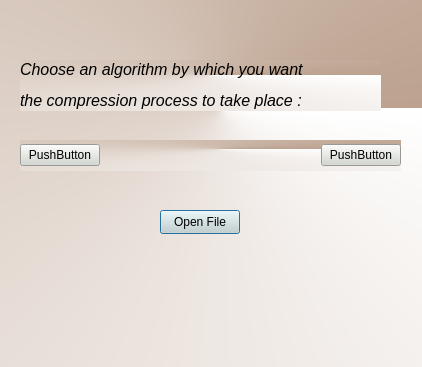
<?xml version="1.0" encoding="UTF-8"?>
<ui version="4.0">
 <class>Dialog</class>
 <widget class="QDialog" name="Dialog">
  <property name="geometry">
   <rect>
    <x>0</x>
    <y>0</y>
    <width>422</width>
    <height>367</height>
   </rect>
  </property>
  <property name="windowTitle">
   <string>Dialog</string>
  </property>
  <property name="styleSheet">
   <string notr="true">background-color: qlineargradient(spread:pad, x1:1, y1:0.380682, x2:1, y2:1, stop:0 rgba(173, 127, 168, 255), stop:1 rgba(255, 255, 255, 255));
background-color: qconicalgradient(cx:0.526105, cy:0.295, angle:0, stop:0 rgba(188, 162, 143, 255), stop:1 rgba(255, 255, 255, 255));</string>
  </property>
  <widget class="QPushButton" name="pushButton">
   <property name="geometry">
    <rect>
     <x>160</x>
     <y>210</y>
     <width>80</width>
     <height>24</height>
    </rect>
   </property>
   <property name="styleSheet">
    <string notr="true">background-color: rgb(211, 215, 207);</string>
   </property>
   <property name="text">
    <string>Open File</string>
   </property>
  </widget>
  <widget class="QLabel" name="label">
   <property name="geometry">
    <rect>
     <x>20</x>
     <y>60</y>
     <width>361</width>
     <height>51</height>
    </rect>
   </property>
   <property name="text">
    <string>&lt;html&gt;&lt;head/&gt;&lt;body&gt;&lt;p&gt;&lt;span style=&quot; font-size:12pt; font-style:italic;&quot;&gt;Choose an algorithm by which you want &lt;/span&gt;&lt;/p&gt;&lt;p&gt;&lt;span style=&quot; font-size:12pt; font-style:italic;&quot;&gt;the compression process to take place : &lt;/span&gt;&lt;/p&gt;&lt;/body&gt;&lt;/html&gt;</string>
   </property>
  </widget>
  <widget class="QWidget" name="">
   <property name="geometry">
    <rect>
     <x>20</x>
     <y>140</y>
     <width>381</width>
     <height>31</height>
    </rect>
   </property>
   <layout class="QHBoxLayout" name="horizontalLayout">
    <item>
     <widget class="QPushButton" name="pushButton_2">
      <property name="styleSheet">
       <string notr="true">background-color: rgb(211, 215, 207);</string>
      </property>
      <property name="text">
       <string>PushButton</string>
      </property>
     </widget>
    </item>
    <item>
     <spacer name="horizontalSpacer">
      <property name="orientation">
       <enum>Qt::Horizontal</enum>
      </property>
      <property name="sizeHint" stdset="0">
       <size>
        <width>40</width>
        <height>20</height>
       </size>
      </property>
     </spacer>
    </item>
    <item>
     <widget class="QPushButton" name="pushButton_3">
      <property name="styleSheet">
       <string notr="true">background-color: rgb(211, 215, 207);</string>
      </property>
      <property name="text">
       <string>PushButton</string>
      </property>
     </widget>
    </item>
   </layout>
  </widget>
 </widget>
 <resources/>
 <connections/>
</ui>
